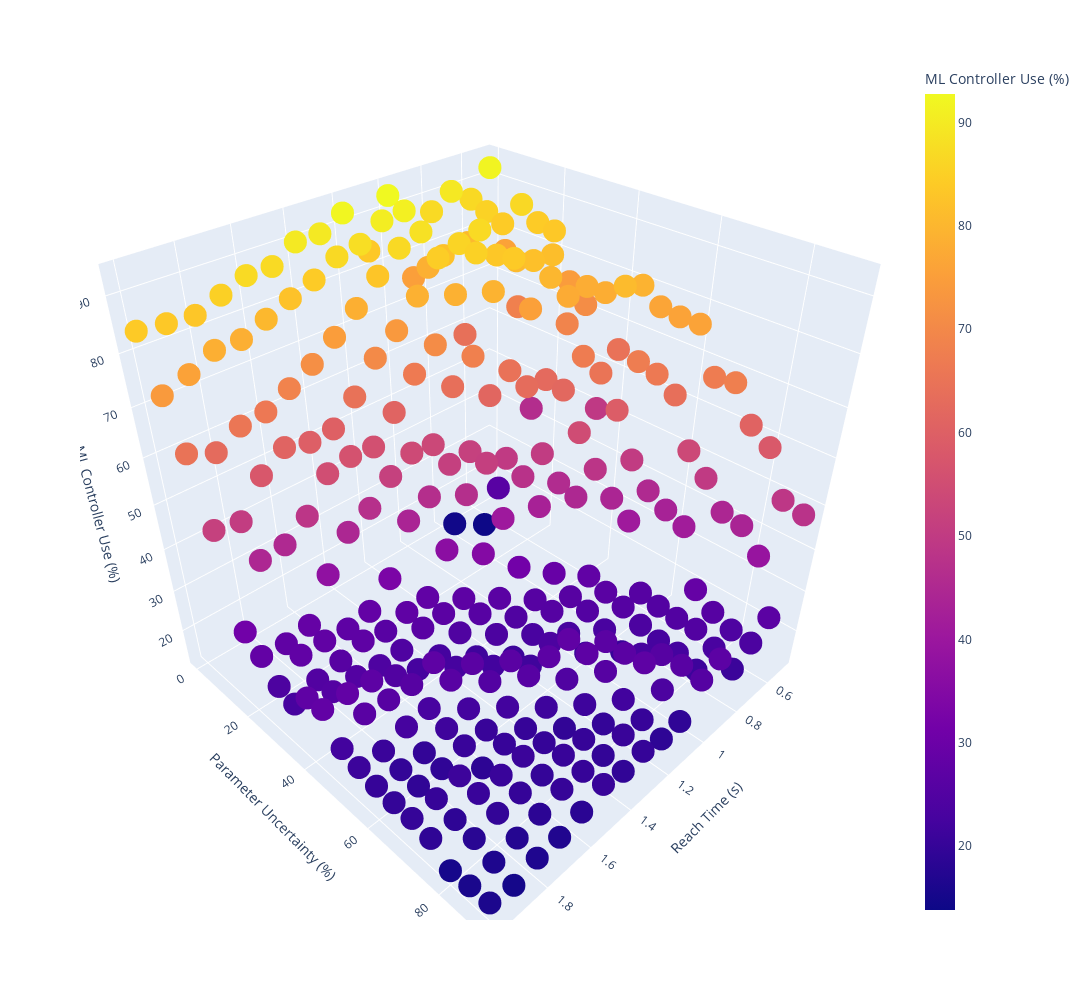

The code cell stored with this chart in its notebook:
### Code cell
labs = {"percent_change_in_size_of_reachset":"% Change in Size of Reachset",
       "reach_time":"Reach Time (s)","parameter_uncertainty":"Parameter Uncertainty (%)","time_taken_lec":"ML Controller Use (%)"}

fig = px.scatter_3d(ru_plot, x="reach_time", y="parameter_uncertainty", 
                    z="time_taken_lec",
                    color="time_taken_lec",
                   labels=labs,width=1500, height=1000)
fig.show()

### Figure 1 — Plotly figure (JSON) as saved in the notebook; plotly's stock layout.template omitted (floating-point values rounded to 4 significant figures; data arrays with more than 128 entries replaced by an {"elided": "..."} marker saying what was removed)
{"data": [{"hovertemplate": "Reach Time (s)=%{x}<br>Parameter Uncertainty (%)=%{y}<br>ML Controller Use (%)=%{marker.color}<extra></extra>", "legendgroup": "", "marker": {"color": {"elided": "304 float values"}, "coloraxis": "coloraxis", "symbol": "circle"}, "mode": "markers", "name": "", "scene": "scene", "showlegend": false, "type": "scatter3d", "x": {"elided": "304 float values"}, "y": {"elided": "304 int values"}, "z": {"elided": "304 float values"}}], "layout": {"coloraxis": {"colorbar": {"title": {"text": "ML Controller Use (%)"}}, "colorscale": [[0, "#0d0887"], [0.1111, "#46039f"], [0.2222, "#7201a8"], [0.3333, "#9c179e"], [0.4444, "#bd3786"], [0.5556, "#d8576b"], [0.6667, "#ed7953"], [0.7778, "#fb9f3a"], [0.8889, "#fdca26"], [1, "#f0f921"]]}, "height": 1000, "legend": {"tracegroupgap": 0}, "margin": {"t": 60}, "scene": {"domain": {"x": [0, 1], "y": [0, 1]}, "xaxis": {"title": {"text": "Reach Time (s)"}}, "yaxis": {"title": {"text": "Parameter Uncertainty (%)"}}, "zaxis": {"title": {"text": "ML Controller Use (%)"}}}, "width": 1500}}
